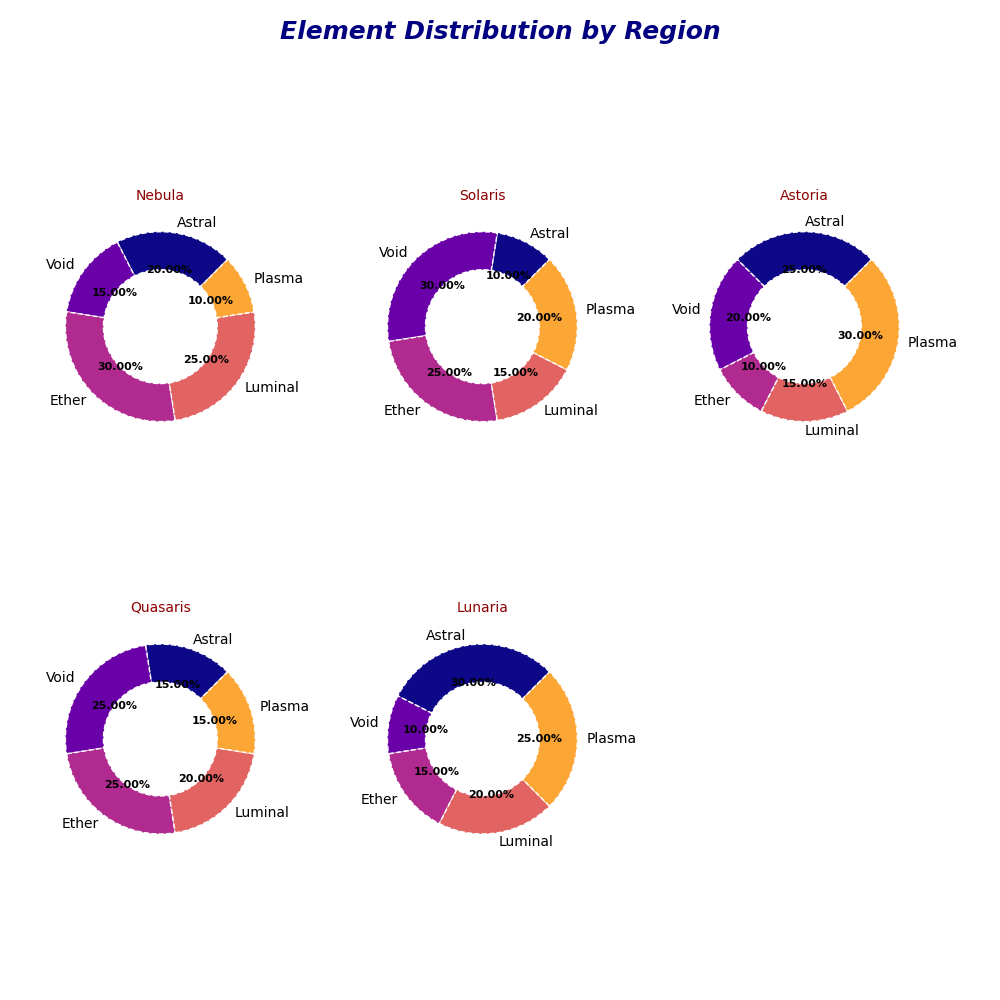

Recreate this plot in Python.
import matplotlib.pyplot as plt
import numpy as np

regions = ['Nebula', 'Solaris', 'Astoria', 'Quasaris', 'Lunaria']
elements = ['Astral', 'Void', 'Ether', 'Luminal', 'Plasma']
distributions = [
    [20, 15, 30, 25, 10],
    [10, 30, 25, 15, 20],
    [25, 20, 10, 15, 30],
    [15, 25, 25, 20, 15],
    [30, 10, 15, 20, 25],
]

fig, ax = plt.subplots(figsize=(10, 10), nrows=2, ncols=3)
ax = ax.flatten()

for idx, region in enumerate(regions):
    wedges, texts, autotexts = ax[idx].pie(
        distributions[idx],
        labels=elements,
        autopct='%1.2f%%',
        startangle=45,
        colors=[plt.cm.plasma(i / len(elements)) for i in range(len(elements))],
        wedgeprops=dict(width=0.4, edgecolor='w', linestyle='dashed')
    )
    for text in autotexts:
        text.set_fontsize(8)
        text.set_weight('bold')
    ax[idx].set_title(region, fontsize=10, color='darkred')

for a in ax[len(regions):]:
    a.remove()

fig.suptitle("Element Distribution by Region", fontsize=18, fontweight='bold', color='navy', style='italic')

ax[1].grid(True, which='both', linestyle='--', linewidth=0.7, color='gray')
ax[2].grid(True, which='both', linestyle='--', linewidth=0.7, color='gray')

plt.tight_layout(pad=3.0, h_pad=2.5, w_pad=2.5)
plt.show()
